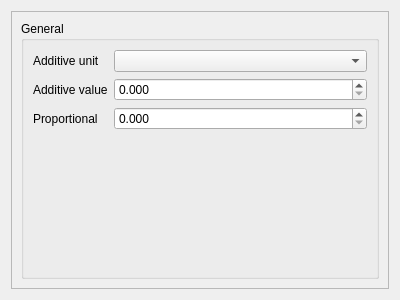
<?xml version="1.0" encoding="UTF-8"?>
<ui version="4.0">
 <class>ErrorModelItemWidget</class>
 <widget class="QWidget" name="ErrorModelItemWidget">
  <property name="geometry">
   <rect>
    <x>0</x>
    <y>0</y>
    <width>400</width>
    <height>300</height>
   </rect>
  </property>
  <property name="windowTitle">
   <string>Form</string>
  </property>
  <layout class="QVBoxLayout" name="verticalLayout">
   <item>
    <widget class="QScrollArea" name="scrollArea">
     <property name="widgetResizable">
      <bool>true</bool>
     </property>
     <widget class="QWidget" name="scrollAreaWidgetContents">
      <property name="geometry">
       <rect>
        <x>0</x>
        <y>0</y>
        <width>380</width>
        <height>280</height>
       </rect>
      </property>
      <layout class="QVBoxLayout" name="verticalLayout_2">
       <item>
        <widget class="QGroupBox" name="generalBox">
         <property name="title">
          <string>General</string>
         </property>
         <layout class="QFormLayout" name="formLayout">
          <item row="0" column="0">
           <widget class="QLabel" name="unitLabel">
            <property name="text">
             <string>Additive unit</string>
            </property>
           </widget>
          </item>
          <item row="0" column="1">
           <widget class="UnitComboBox" name="unitBox"/>
          </item>
          <item row="1" column="0">
           <widget class="QLabel" name="additiveLabel">
            <property name="text">
             <string>Additive value</string>
            </property>
           </widget>
          </item>
          <item row="1" column="1">
           <widget class="QDoubleSpinBox" name="additiveBox">
            <property name="decimals">
             <number>3</number>
            </property>
            <property name="singleStep">
             <double>0.100000000000000</double>
            </property>
           </widget>
          </item>
          <item row="2" column="0">
           <widget class="QLabel" name="proportionalLabel">
            <property name="text">
             <string>Proportional</string>
            </property>
           </widget>
          </item>
          <item row="2" column="1">
           <widget class="QDoubleSpinBox" name="proportionalBox">
            <property name="decimals">
             <number>3</number>
            </property>
            <property name="singleStep">
             <double>0.100000000000000</double>
            </property>
           </widget>
          </item>
         </layout>
        </widget>
       </item>
      </layout>
     </widget>
    </widget>
   </item>
  </layout>
 </widget>
 <customwidgets>
  <customwidget>
   <class>UnitComboBox</class>
   <extends>QComboBox</extends>
   <header>unitcombobox.h</header>
  </customwidget>
 </customwidgets>
 <resources/>
 <connections/>
</ui>
